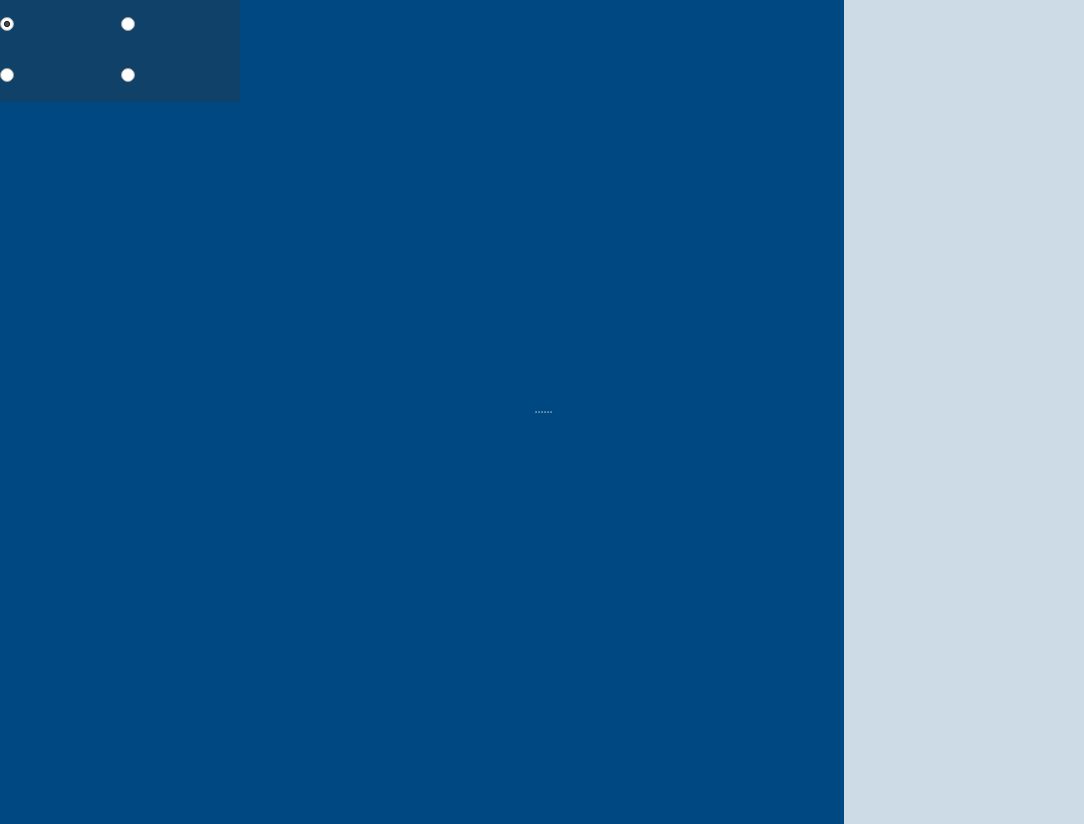
<?xml version="1.0" encoding="UTF-8"?>
<ui version="4.0">
 <class>PluginAstronomyPanel</class>
 <widget class="QWidget" name="PluginAstronomyPanel">
  <property name="geometry">
   <rect>
    <x>0</x>
    <y>0</y>
    <width>1084</width>
    <height>824</height>
   </rect>
  </property>
  <property name="windowTitle">
   <string>Form</string>
  </property>
  <property name="styleSheet">
   <string notr="true">QWidget#PluginAstronomyPanel{
	background-color: #004882;
}

QWidget#tabbar{
	background-color: #104169;
}

QWidget#blank{
	background-color: #cddbe6;
}

QWidget#__slotDiagramProperty{
	background-color: #cddbe6;
}

QWidget#__slotAgentProperty{
	background-color: #cddbe6;
}



QCheckBox[accessibleName=&quot;check:segment&quot;]{
	max-width:46;
	max-height:46;
	min-width:46;
	min-height:46;
}
QCheckBox[accessibleName=&quot;check:segment&quot;]::indicator{
	width:38;
	height:38;
	margin: 4;
}
QCheckBox[accessibleName=&quot;check:segment&quot;]::checked{
	background-color: rgb(116, 116, 116);
	
}
QCheckBox[accessibleName=&quot;check:segment&quot;]::unchecked{
}




QRadioButton[accessibleName=&quot;radio:segment&quot;]{
	max-width:119;
	max-height:49;
	min-width:119;
	min-height:49;
}
QRadioButton[accessibleName=&quot;radio:segment&quot;]::indicator{
	width:0;
	height:0;
}

QRadioButton#__preloadsTab::unchecked {
	border-image: url(:/pluginScreenplay/button/img/preload_normal.png);
}
QRadioButton#__preloadsTab::checked {
	border-image: url(:/pluginScreenplay/button/img/preload_down.png);
}
QRadioButton#__preloadsTab::disabled {
     border-image: url(:/pluginScreenplay/button/img/preload_disabled.png);
}

QRadioButton#__slatesTab::unchecked {
	 border-image: url(:/pluginScreenplay/button/img/slate_normal.png);
}
QRadioButton#__slatesTab::checked {
	 border-image: url(:/pluginScreenplay/button/img/slate_down.png);
}
QRadioButton#__slatesTab::disabled {
     border-image: url(:/pluginScreenplay/button/img/slate_disabled.png);
}

QRadioButton#__blocksTab::unchecked {
     border-image: url(:/pluginScreenplay/button/img/diagram_normal.png);
}
QRadioButton#__blocksTab::checked {
     border-image: url(:/pluginScreenplay/button/img/diagram_down.png);
}
QRadioButton#__blocksTab::disabled {
     border-image: url(:/pluginScreenplay/button/img/diagram_disabled.png);
}

QRadioButton#__triggersTab::unchecked {
     border-image: url(:/pluginScreenplay/button/img/trigger_normal.png);
}
QRadioButton#__triggersTab::checked {
     border-image: url(:/pluginScreenplay/button/img/trigger_down.png);
}
QRadioButton#__triggersTab::disabled {
     border-image: url(:/pluginScreenplay/button/img/trigger_disabled.png);
}
</string>
  </property>
  <layout class="QHBoxLayout" name="horizontalLayout">
   <property name="spacing">
    <number>2</number>
   </property>
   <property name="leftMargin">
    <number>0</number>
   </property>
   <property name="topMargin">
    <number>0</number>
   </property>
   <property name="rightMargin">
    <number>0</number>
   </property>
   <property name="bottomMargin">
    <number>0</number>
   </property>
   <item>
    <widget class="QWidget" name="widgetLeft" native="true">
     <property name="minimumSize">
      <size>
       <width>240</width>
       <height>0</height>
      </size>
     </property>
     <property name="maximumSize">
      <size>
       <width>240</width>
       <height>16777215</height>
      </size>
     </property>
     <layout class="QVBoxLayout" name="verticalLayout_2">
      <property name="spacing">
       <number>0</number>
      </property>
      <property name="leftMargin">
       <number>0</number>
      </property>
      <property name="topMargin">
       <number>0</number>
      </property>
      <property name="rightMargin">
       <number>0</number>
      </property>
      <property name="bottomMargin">
       <number>0</number>
      </property>
      <item>
       <widget class="QWidget" name="tabbar" native="true">
        <property name="minimumSize">
         <size>
          <width>0</width>
          <height>102</height>
         </size>
        </property>
        <property name="maximumSize">
         <size>
          <width>16777215</width>
          <height>102</height>
         </size>
        </property>
        <layout class="QVBoxLayout" name="verticalLayout_6">
         <property name="spacing">
          <number>2</number>
         </property>
         <property name="leftMargin">
          <number>0</number>
         </property>
         <property name="topMargin">
          <number>0</number>
         </property>
         <property name="rightMargin">
          <number>0</number>
         </property>
         <property name="bottomMargin">
          <number>2</number>
         </property>
         <item>
          <layout class="QHBoxLayout" name="horizontalLayout_2">
           <property name="spacing">
            <number>2</number>
           </property>
           <item>
            <widget class="QRadioButton" name="__slatesTab">
             <property name="minimumSize">
              <size>
               <width>119</width>
               <height>49</height>
              </size>
             </property>
             <property name="maximumSize">
              <size>
               <width>119</width>
               <height>49</height>
              </size>
             </property>
             <property name="toolTip">
              <string>分镜</string>
             </property>
             <property name="accessibleName">
              <string notr="true">radio:segment</string>
             </property>
             <property name="text">
              <string/>
             </property>
             <property name="checked">
              <bool>true</bool>
             </property>
            </widget>
           </item>
           <item>
            <widget class="QRadioButton" name="__preloadsTab">
             <property name="enabled">
              <bool>true</bool>
             </property>
             <property name="minimumSize">
              <size>
               <width>119</width>
               <height>49</height>
              </size>
             </property>
             <property name="maximumSize">
              <size>
               <width>119</width>
               <height>49</height>
              </size>
             </property>
             <property name="toolTip">
              <string>场景</string>
             </property>
             <property name="accessibleName">
              <string notr="true">radio:segment</string>
             </property>
             <property name="text">
              <string/>
             </property>
             <property name="checked">
              <bool>false</bool>
             </property>
            </widget>
           </item>
          </layout>
         </item>
         <item>
          <layout class="QHBoxLayout" name="horizontalLayout_3">
           <property name="spacing">
            <number>2</number>
           </property>
           <item>
            <widget class="QRadioButton" name="__triggersTab">
             <property name="minimumSize">
              <size>
               <width>119</width>
               <height>49</height>
              </size>
             </property>
             <property name="maximumSize">
              <size>
               <width>119</width>
               <height>49</height>
              </size>
             </property>
             <property name="toolTip">
              <string>触发器</string>
             </property>
             <property name="accessibleName">
              <string notr="true">radio:segment</string>
             </property>
             <property name="text">
              <string/>
             </property>
            </widget>
           </item>
           <item>
            <widget class="QRadioButton" name="__blocksTab">
             <property name="minimumSize">
              <size>
               <width>119</width>
               <height>49</height>
              </size>
             </property>
             <property name="maximumSize">
              <size>
               <width>119</width>
               <height>49</height>
              </size>
             </property>
             <property name="toolTip">
              <string>行为</string>
             </property>
             <property name="accessibleName">
              <string notr="true">radio:segment</string>
             </property>
             <property name="text">
              <string/>
             </property>
             <property name="checkable">
              <bool>true</bool>
             </property>
            </widget>
           </item>
          </layout>
         </item>
        </layout>
       </widget>
      </item>
      <item>
       <widget class="QStackedWidget" name="__pages">
        <property name="lineWidth">
         <number>0</number>
        </property>
        <property name="currentIndex">
         <number>0</number>
        </property>
        <widget class="QWidget" name="__slotSlate">
         <layout class="QVBoxLayout" name="verticalLayout_3">
          <property name="spacing">
           <number>0</number>
          </property>
          <property name="leftMargin">
           <number>0</number>
          </property>
          <property name="topMargin">
           <number>0</number>
          </property>
          <property name="rightMargin">
           <number>0</number>
          </property>
          <property name="bottomMargin">
           <number>0</number>
          </property>
         </layout>
        </widget>
        <widget class="QWidget" name="__slotPreload">
         <layout class="QVBoxLayout" name="verticalLayout_12">
          <property name="spacing">
           <number>0</number>
          </property>
          <property name="leftMargin">
           <number>0</number>
          </property>
          <property name="topMargin">
           <number>0</number>
          </property>
          <property name="rightMargin">
           <number>0</number>
          </property>
          <property name="bottomMargin">
           <number>0</number>
          </property>
         </layout>
        </widget>
        <widget class="QWidget" name="__slotBlock">
         <layout class="QVBoxLayout" name="verticalLayout_8">
          <property name="spacing">
           <number>0</number>
          </property>
          <property name="leftMargin">
           <number>0</number>
          </property>
          <property name="topMargin">
           <number>0</number>
          </property>
          <property name="rightMargin">
           <number>0</number>
          </property>
          <property name="bottomMargin">
           <number>0</number>
          </property>
         </layout>
        </widget>
        <widget class="QWidget" name="__slotTrigger">
         <layout class="QVBoxLayout" name="verticalLayout_15">
          <property name="spacing">
           <number>0</number>
          </property>
          <property name="leftMargin">
           <number>0</number>
          </property>
          <property name="topMargin">
           <number>0</number>
          </property>
          <property name="rightMargin">
           <number>0</number>
          </property>
          <property name="bottomMargin">
           <number>0</number>
          </property>
         </layout>
        </widget>
       </widget>
      </item>
     </layout>
    </widget>
   </item>
   <item>
    <widget class="QStackedWidget" name="stackedWidget">
     <property name="currentIndex">
      <number>1</number>
     </property>
     <widget class="QWidget" name="page"/>
     <widget class="QWidget" name="page_2">
      <layout class="QVBoxLayout" name="verticalLayout_7">
       <property name="spacing">
        <number>0</number>
       </property>
       <property name="leftMargin">
        <number>0</number>
       </property>
       <property name="topMargin">
        <number>0</number>
       </property>
       <property name="rightMargin">
        <number>0</number>
       </property>
       <property name="bottomMargin">
        <number>0</number>
       </property>
       <item>
        <widget class="QSplitter" name="splitter">
         <property name="orientation">
          <enum>Qt::Vertical</enum>
         </property>
         <widget class="QWidget" name="__slotPlayer" native="true">
          <layout class="QVBoxLayout" name="verticalLayout">
           <property name="spacing">
            <number>0</number>
           </property>
           <property name="leftMargin">
            <number>0</number>
           </property>
           <property name="topMargin">
            <number>0</number>
           </property>
           <property name="rightMargin">
            <number>0</number>
           </property>
           <property name="bottomMargin">
            <number>0</number>
           </property>
          </layout>
         </widget>
         <widget class="QWidget" name="__slotDiagramFlow" native="true">
          <property name="sizePolicy">
           <sizepolicy hsizetype="Preferred" vsizetype="Preferred">
            <horstretch>0</horstretch>
            <verstretch>0</verstretch>
           </sizepolicy>
          </property>
          <layout class="QVBoxLayout" name="verticalLayout_9">
           <property name="spacing">
            <number>0</number>
           </property>
           <property name="leftMargin">
            <number>0</number>
           </property>
           <property name="topMargin">
            <number>0</number>
           </property>
           <property name="rightMargin">
            <number>0</number>
           </property>
           <property name="bottomMargin">
            <number>0</number>
           </property>
          </layout>
         </widget>
        </widget>
       </item>
      </layout>
     </widget>
    </widget>
   </item>
   <item>
    <widget class="QStackedWidget" name="__inspector">
     <property name="minimumSize">
      <size>
       <width>240</width>
       <height>0</height>
      </size>
     </property>
     <property name="maximumSize">
      <size>
       <width>240</width>
       <height>16777215</height>
      </size>
     </property>
     <property name="currentIndex">
      <number>2</number>
     </property>
     <widget class="QWidget" name="blank"/>
     <widget class="QWidget" name="__slotDiagramProperty">
      <layout class="QVBoxLayout" name="verticalLayout_4">
       <property name="spacing">
        <number>0</number>
       </property>
       <property name="leftMargin">
        <number>0</number>
       </property>
       <property name="topMargin">
        <number>0</number>
       </property>
       <property name="rightMargin">
        <number>0</number>
       </property>
       <property name="bottomMargin">
        <number>0</number>
       </property>
      </layout>
     </widget>
     <widget class="QWidget" name="__slotAgentProperty">
      <layout class="QVBoxLayout" name="verticalLayout_5">
       <property name="spacing">
        <number>0</number>
       </property>
       <property name="leftMargin">
        <number>0</number>
       </property>
       <property name="topMargin">
        <number>0</number>
       </property>
       <property name="rightMargin">
        <number>0</number>
       </property>
       <property name="bottomMargin">
        <number>0</number>
       </property>
      </layout>
     </widget>
    </widget>
   </item>
  </layout>
 </widget>
 <resources>
  <include location="pluginScreenplay.qrc"/>
 </resources>
 <connections/>
</ui>
